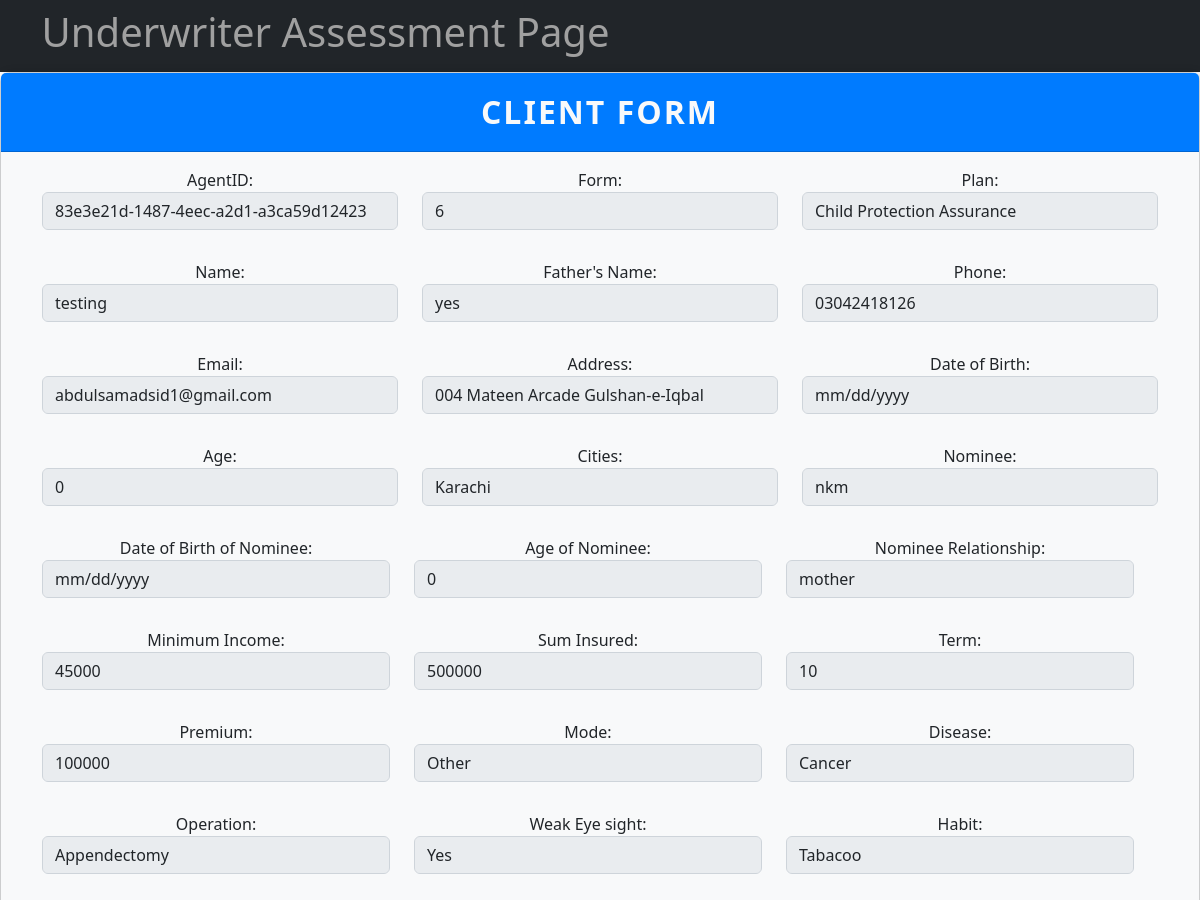
/RiskAssessment/6/ (upper part), run on an earlier commit of the app's database.
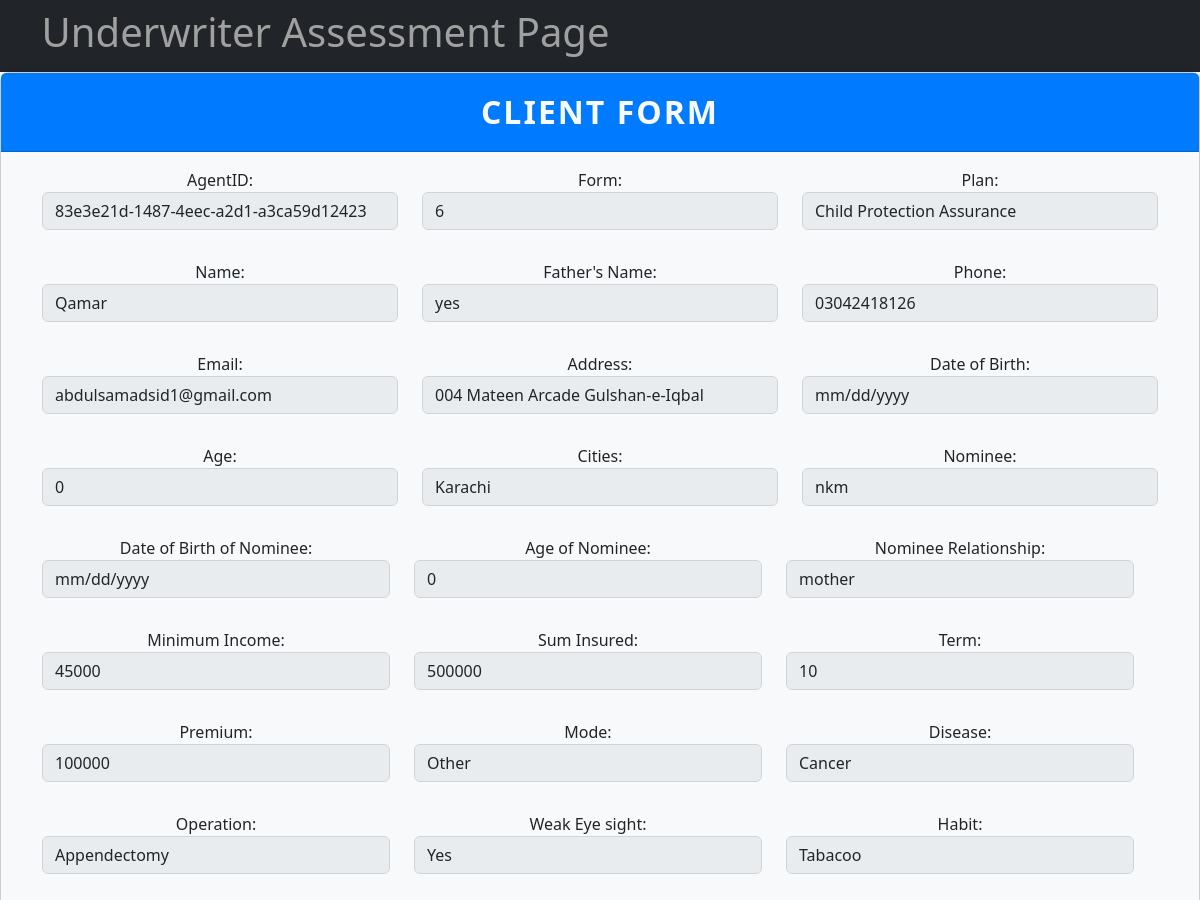
And on a later commit of the database.
### database/models.py (models this page shows)
class Form(models.Model):
    date=  models.CharField(default=datetime.date.today(),max_length=200)
    passed=models.BooleanField(default=False)
    name = models.CharField(max_length=200 ,blank=True)
    father_name = models.CharField(max_length=200 ,blank=True)
    phone = models.CharField(max_length=20,blank=True )
    email = models.EmailField(blank=True)
    address = models.CharField(max_length=255,blank=True )
    dob = models.DateField(blank=True  ,default='2001-01-22',null=True)
    age = models.CharField(max_length=255,blank=True ,null=True)
    cities = models.CharField(max_length=255,blank=True ,null=True)
    nominee = models.CharField(max_length=255,default='2001-01-22', blank=True, null=True)
    dob_nominee = models.DateField(blank=True, null=True)
    age_nominee = models.PositiveIntegerField(blank=True, null=True)
    nominee_relation = models.CharField(max_length=255, blank=True, null=True)
    suminsured = models.CharField(max_length=20,default='500000',blank=True )
    term=models.CharField(max_length=20,blank=True)
    agentID=models.CharField(max_length=200,blank=True)
    PLANS = [
        ('Jeevan Sathi Assurance', 'Jeevan Sathi Assurance'),
        ('Child Protection Assurance', 'Child Protection Assurance'),
        ('Wealth Builder Plan', 'Wealth Builder Plan'),
        ('Supplementary Covers', 'Supplementary Covers'),
    ]
    plan = models.CharField(max_length=200, choices=PLANS, default='other')
    mincome = models.CharField(max_length=20,blank=True ,null=True)
    file=models.FileField(upload_to='media/',default="",null=True)
    premium=models.CharField(max_length=20,blank=True,null=True)
    Mode = [
        ('yly', 'YLY'),
        ('hly', 'HLY'),
        ('qly', 'QLY')
    ]
    mode = models.CharField(max_length=200, choices=Mode, default='other',null=True)
    Disease = [
        ('cancer', 'Cancer'),
        ('diabetes', 'Diabetes'),
        ('heartDisease', 'Heart disease')
    ]
    disease = models.CharField(max_length=200, choices=Disease, default='other',null=True)
    Operation = [
        ('Appendectomy', 'Appendectomy'),
        ('openHeartSurgery', 'openHeartSurgery'),
        ('Hip replacement surgery', 'Hip replacement surgery')
    ]
    operation = models.CharField(max_length=200, choices=Operation, default='other',null=True)
    yesno = [
        ('yes', 'Yes'),
        ('no', 'No')
    ]
    Weak_eye_sight  = models.CharField(max_length=200, choices=yesno, default='other')
    habit = [
        ('tabacoo', 'Tabacoo'),
        ('alcohal', 'Alcohal'),
        ('drugs', 'Drugs')
    ]
    habit = models.CharField(max_length=200, choices=habit, default='other',null=True)
    Medexam = [
        ('yes', 'Yes'),
        ('no', 'No')
    ]
    Medexam = models.CharField(max_length=200, choices=Medexam, default='other',null=True)
    height=models.CharField(max_length=20,blank=True,null=True)
    weight=models.CharField(max_length=20,blank=True,null=True)
    chest=models.CharField(max_length=20,blank=True,null=True)
    abdomen=models.CharField(max_length=20,blank=True,null=True)
    suicide = [
        ('yes', 'Yes'),
        ('no', 'No')
    ]
    suicide = models.CharField(max_length=200, choices=suicide, default='other',null=True)
    falive = [
        ('yes', 'Yes'),
        ('no', 'No')
    ]
    falive = models.CharField(max_length=200, choices=falive, default='other',null=True)
    fhealth = [
        ('good', 'Good'),
        ('fair', 'Fair'),
        ('poor',"Poor")
    ]
    fhealth = models.CharField(max_length=200, choices=fhealth, default='other',null=True)
    malive = [
        ('yes', 'Yes'),
        ('no', 'No')
    ]
    malive = models.CharField(max_length=200, choices=malive, default='other',null=True)
    causefdeath = models.CharField(max_length=255,blank=True ,null=True)
    mothername= models.CharField(max_length=255,blank=True ,null=True)
    mcd = models.CharField(max_length=255,blank=True ,null=True)
    numb=models.CharField(max_length=20,blank=True,null=True)
    nums=models.CharField(max_length=20,blank=True,null=True)
    Nos=models.CharField(max_length=20,blank=True,null=True)
    Nod=models.CharField(max_length=20,blank=True,null=True)

### website/views.py (the view)
# urls.py: path('RiskAssessment/<int:id>/', RiskAssessment, name='RiskAssessment'),
def RiskAssessment(request, id):
    clients = Form.objects.filter(id=id).first()
    print(clients)
    context = {"clients": clients, "id": id}
    return render(request, 'RiskAssessment.html', context)

### templates/RiskAssessment.html (shortened to what the changed rows need)
{%load static%}
{% block content %}
<head>
  <link href="https://cdn.jsdelivr.net/npm/bootstrap@5.2.3/dist/css/bootstrap.min.css" rel="stylesheet"
 />
</head>
<body>
  <nav class="navbar bg-dark" data-bs-theme="dark">
    <div class="row">
      <div class="col">
        <h1 class="text-center" style="color:#A0A0A0;">&nbsp&nbsp&nbsp&nbspUnderwriter Assessment Page</h1>
      </div>
    </div>
  </nav>
  <div class="card text-center">
    <div class="card-body">
  <div class="container">
    <form>
      <div class="row">
        <div class="col-4">
          <label for="name">AgentID:</label>
          <input type="text" name="agentID" value="{{ clients.agentID }}" class="form-control" id="agentID" disabled>
        </div>
        <div class="col-4">
          <label for="name">Form:</label>
          <input type="text" name="formId" value="{{ clients.id }}" class="form-control" id="formId" disabled>
        </div>
        <div class="col-4">
          <div class="form-group">
            <label for="plan">Plan:</label>
            <select name="plan" id="plan" class="form-control" disabled>
              <option value="Child Protection Assurance" {% if clients.plan == 'Child Protection Assurance' %}selected{% endif %}>Child Protection Assurance</option>
            </select>
          </div>
        </div>
        <div class="col-4">
          <div class="form-group">
            <label for="name">Name:</label>
            <input type="text" name="name" value="{{ clients.name }}" class="form-control" id="name" disabled>
          </div>
        </div>
        <div class="col-4">
          <div class="form-group">
            <label for="father_name">Father's Name:</label>
            <input type="text" name="father_name" value="{{ clients.father_name }}" class="form-control"
              id="father_name" disabled>
          </div>
        </div>
        <div class="col-4">
          <div class="form-group">
            <label for="phone">Phone:</label>
            <input type="text" name="phone" value="{{ clients.phone }}" class="form-control" id="phone" disabled>
          </div>
        </div>
      </div>
      <div class="row">
        <div class="col-4">
          <div class="form-group">
            <label for="email">Email:</label>
            <input type="email" name="email" value="{{ clients.email }}" class="form-control" id="email" disabled>
          </div>
        </div>
        <div class="col-4">
          <div class="form-group">
            <label for="address">Address:</label>
            <input type="text" name="address" value="{{ clients.address }}" class="form-control" id="address" disabled>
          </div>
        </div>
        <div class="col-4">
          <div class="form-group">
            <label for="dob">Date of Birth:</label>
            <input type="date" name="dob" value="{{ clients.dob }}" class="form-control" id="dob" disabled>
          </div>
        </div>
      </div>
      <div class="row">
        <div class="col-4">
          <div class="form-group">
            <label for="age">Age:</label>
            <input type="text" name="age" value="{{ clients.age }}" class="form-control" id="age" disabled>
          </div>
        </div>
        <div class="col-4">
          <div class="form-group">
            <label for="cities">Cities:</label>
            <input type="text" name="cities" value="{{ clients.cities }}" class="form-control" id="cities" disabled>
          </div>
        </div>
        <div class="col-4">
          <div class="form-group">
            <label for="nominee">Nominee:</label>
            <input type="text" name="nominee" value="{{ clients.nominee }}" class="form-control" id="nomine" disabled>
          </div>
        </div>
        <div class="row">
          <div class="col-4">
            <div class="form-group">
              <label for="dob_nominee">Date of Birth of Nominee:</label>
              <input type="date" name="dob_nominee" value="{{ clients.dob_nominee }}" class="form-control"
                id="dob_nominee" disabled>
            </div>
          </div>
          <div class="col-4">
            <div class="form-group">
              <label for="age_nominee">Age of Nominee:</label>
              <input type="text" name="age_nominee" value="{{ clients.age_nominee }}" class="form-control"
                id="age_nominee" disabled>
            </div>
          </div>
          <div class="col-4">
            <div class="form-group">
              <label for="nominee_relation">Nominee Relationship:</label>
              <input type="text" name="nominee_relation" value="{{ clients.nominee_relation }}" class="form-control"
                id="nominee_relation" disabled>
            </div>
          </div>
        </div>
        <div class="row">
          <div class="col-4">
            <div class="form-group">
              <label for="mincome">Minimum Income:</label>
              <input type="text" name="mincome" value="{{ clients.mincome }}" class="form-control" id="mincome"
                disabled>
            </div>
          </div>
          <div class="col-4">
            <div class="form-group">
              <label for="suminsured">Sum Insured:</label>
              <input type="text" name="suminsured" value="{{ clients.suminsured }}" class="form-control" id="suminsured"
                disabled>
            </div>
          </div>
          <div class="col-4">
            <div class="form-group">
              <label for="term">Term:</label>
              <input type="text" name="term" value="{{ clients.term }}" class="form-control" id="term" disabled>
            </div>
          </div>
        </div>
        <div class="row">
          <div class="col-4">
            <div class="form-group">
              <label for="premium">Premium:</label>
              <input type="text" name="premium" value="{{ clients.premium }}" class="form-control" id="premium"
                disabled>
            </div>
          </div>
          <div class="col-4">
            <div class="form-group">
              <label for="mode">Mode:</label>
              <select name="mode" id="mode" class="form-control" disabled>
                <option value="other" {% if clients.mode ==  'other' %}selected{% endif %}>Other</option>
              </select>
            </div>
          </div>
          <div class="col-4">
            <label for="id_disease">Disease:</label>
            <select name="disease" id="id_disease" class="form-control" disabled>
              <option value="cancer" {% if clients.disease == 'cancer' %}selected{% endif %}>Cancer</option>
            </select>
          </div>
        </div>
        <div class="row">
          <div class="col-4">
            <div class="form-group">
              <label for="operation">Operation:</label>
              <select name="operation" id="operation" class="form-control" disabled>
                <option value="Appendectomy" {% if clients.operation == 'Appendectomy' %}selected{% endif %}>Appendectomy
                </option>
              </select>
            </div>
          </div>
          <div class="col-4">
            <div class="form-group">
              <label for="habit">Habit:</label>
              <select name="habit" id="habit" class="form-control" disabled>
                <option value="tabacoo" {% if clients.habit == 'tabacoo' %}selected{% endif %}>Tabacoo</option>
              </select>
            </div>
          </div>
        </div>
      </div>
    </form>
  </div>
    </div>
</body>
</html>
{% endblock content %}

What changed in the data, as far as the page shows it:
changed Form "83e3e21d-1487-4eec-a2d1-a3ca59d12423": name "testing" → "Qamar"
